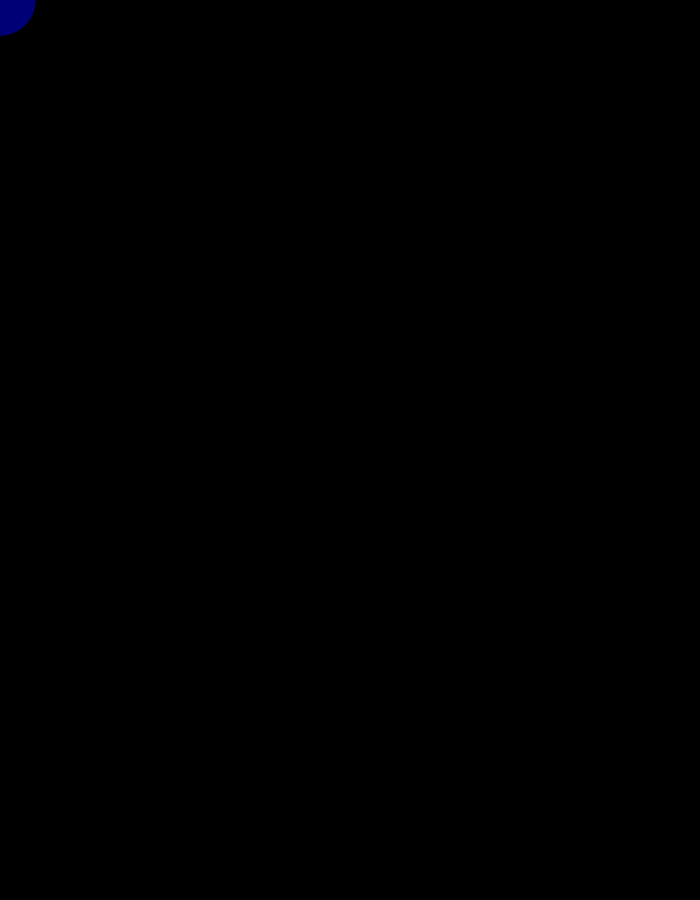
Frame 1 (no input)
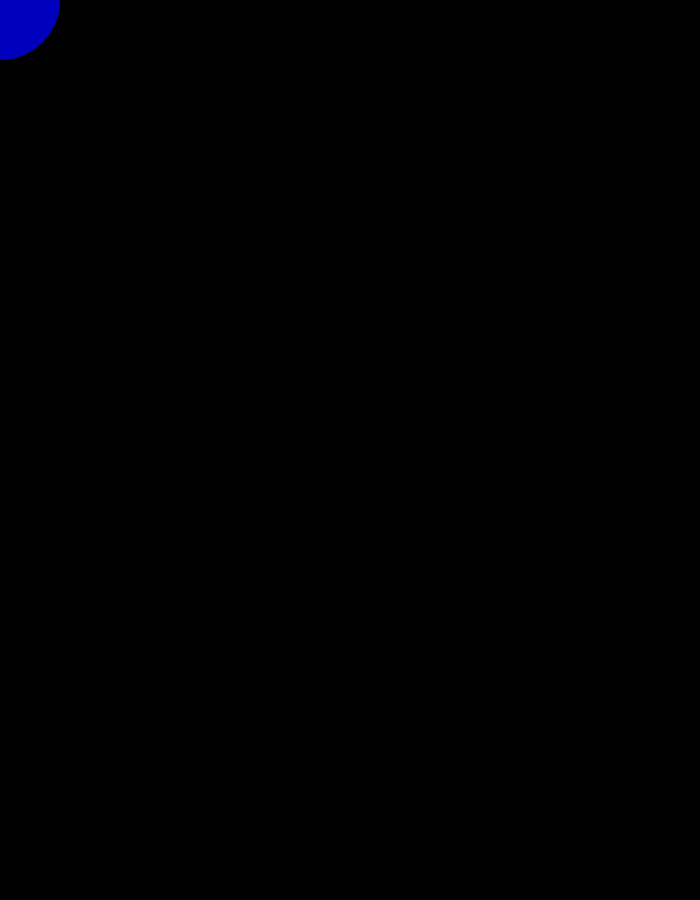
Frame 60 (the mouse pressed at the canvas centre just before this capture)
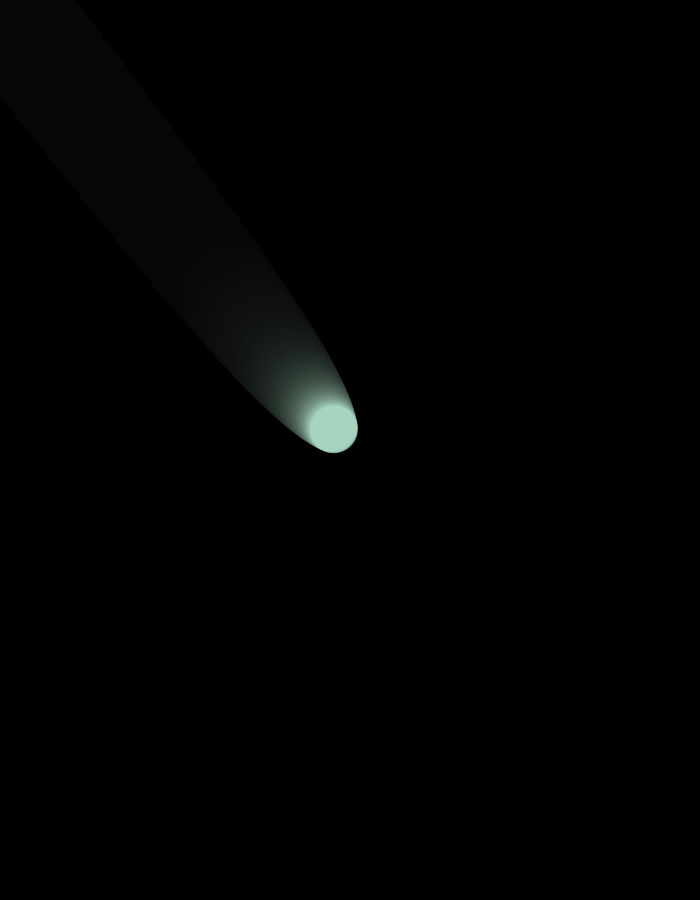
Frame 120 (the mouse held since frame 60 and released just before this capture)

The Processing sketch that drew these frames (run headless with seeded random() and noise(); from frame 60 on, the mouse is pressed at the canvas centre):

// Processing sketch: Easing_lizzie_remix
// ── Easing_lizzie_remix.pde


float x;
float y;
float easing = 0.05;

void setup() {
  size(700, 900);
  noStroke();
  background(0);
}

void draw() {
  // semi-transparent black layer each frame = soft fading trails
  fill(0, 20);
  rect(0, 0, width, height);
  
  // smoothly follow the mouse (classic easing)
  float dx = mouseX - x;
  x += dx * easing;
  float dy = mouseY - y;
  y += dy * easing;
  
  // breathing size: oscillates between ~20 and ~120 over time
  float size = sin(frameCount * 0.03) * 50 + 70;
  
  // color shifts based on where your mouse is on screen
  fill(mouseX / 2, mouseY / 2, 200, 150);
  
  ellipse(x, y, size, size);
}
